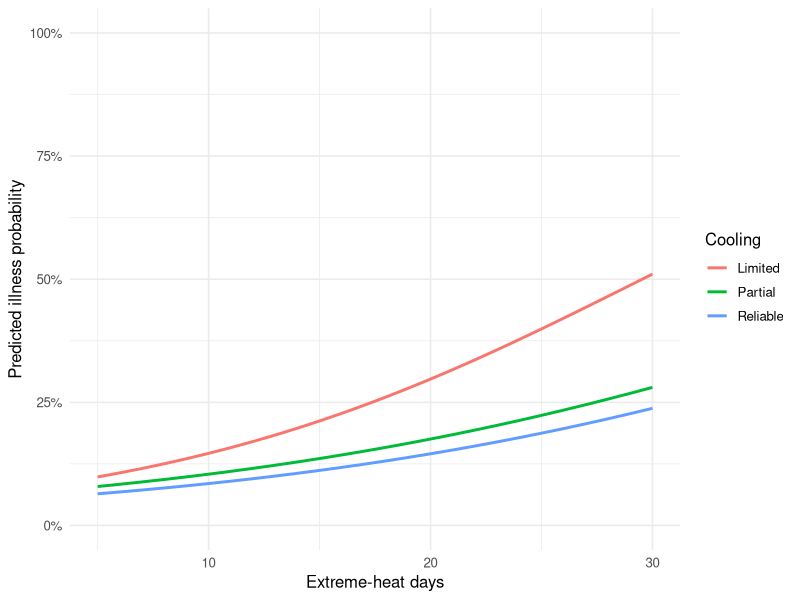
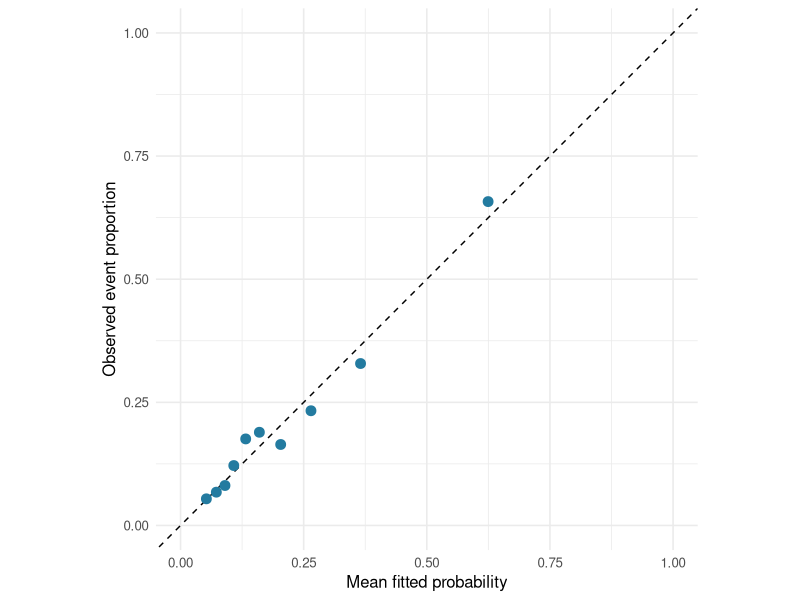
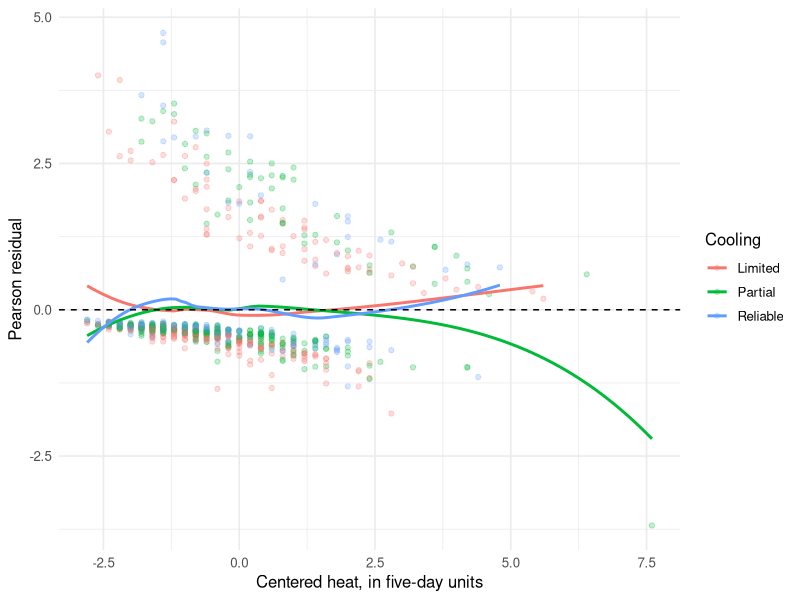
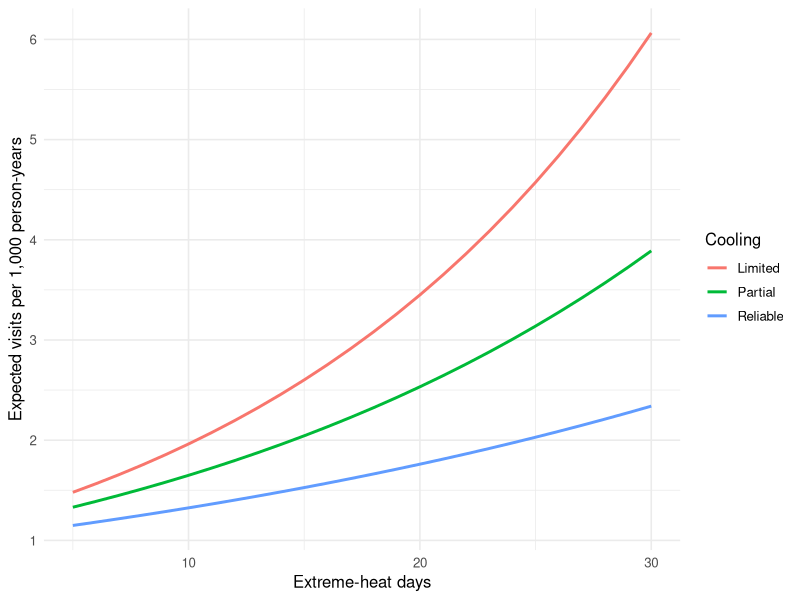
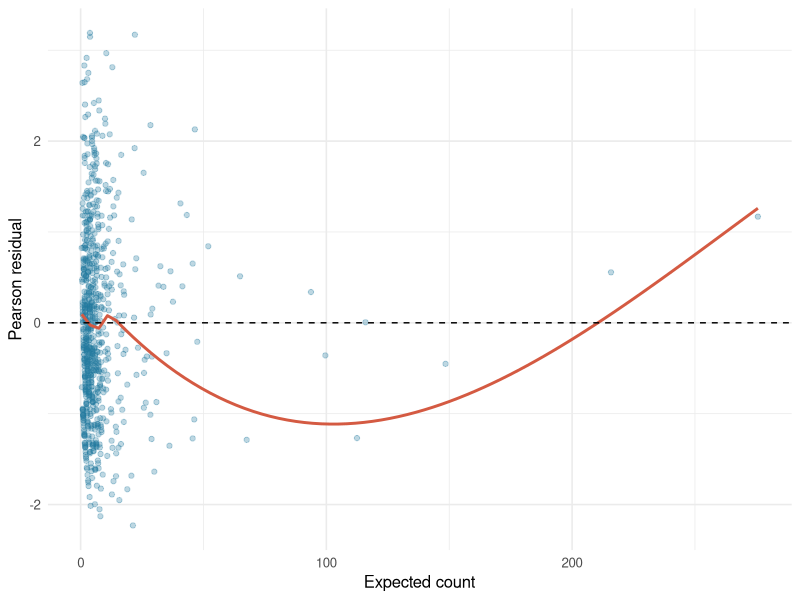
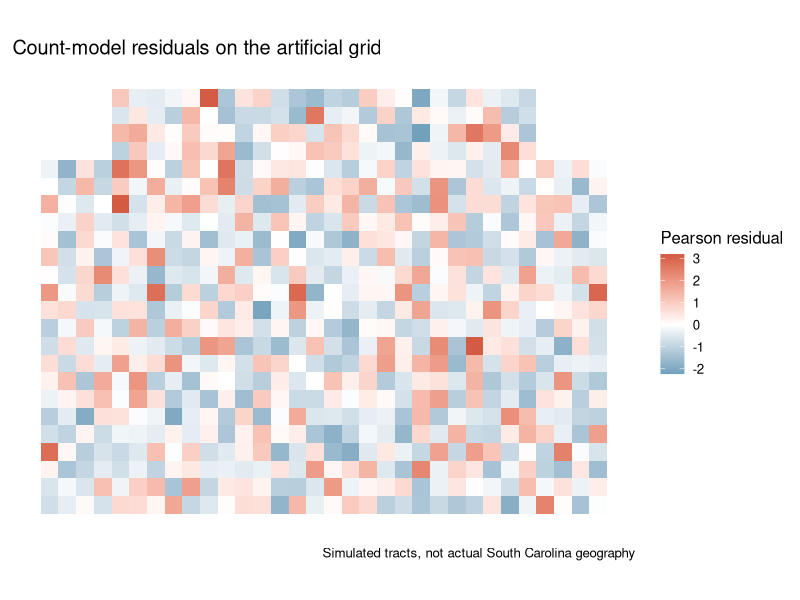

These figures' R source, in order:
# GEOG 531. Read the Quarto source for explanations and assumptions.
# Optional installation, export and spatial chunks are wrapped in if (FALSE).
params <- list(run_spatial = FALSE)


# install-glm-packages
if (FALSE) {
install.packages(c("tidyverse", "broom", "knitr", "rmarkdown"))
# MASS is a recommended R package and is usually already installed.
# If it is missing, install a version compatible with your R installation:
# install.packages("MASS")
}

# glm-setup
needed <- c("tidyverse", "broom", "MASS", "knitr", "rmarkdown")
missing <- needed[!vapply(needed, requireNamespace, logical(1), quietly = TRUE)]
if (length(missing) > 0) stop("Install these packages first: ", paste(missing, collapse = ", "))
if (getRversion() < "4.1.0") stop("Use R 4.1 or newer.")

library(tidyverse)
library(broom)
theme_set(theme_minimal(base_size = 12))
options(dplyr.summarise.inform = FALSE,
        contrasts = c("contr.treatment", "contr.poly"))

# glm-simulation
simulate_sc <- function(seed = 5312025) {
  # Park–Miller uniforms, with exactly representable integer arithmetic.
  state <- as.double(seed)
  stopifnot(state > 0, state < 2147483647, state == floor(state))
  next_u <- function(n) {
    out <- numeric(n)
    for (j in seq_len(n)) {
      state <<- (16807 * state) %% 2147483647
      out[j] <- state / 2147483647
    }
    out
  }
  next_z <- function(n) qnorm(next_u(n))
  clamp <- function(x, lower, upper) pmin(upper, pmax(lower, x))

  # 46 artificial county blocks, each containing 16 artificial tracts.
  counties <- expand_grid(county_y = 1:6, county_x = 1:8) |>
    filter(!(county_y == 6 & county_x %in% c(1, 8))) |>
    mutate(county_number = row_number(),
           county_id = str_c("SCsim_", str_pad(county_number, 2, pad = "0")),
           hidden_context = next_z(n()))

  grid <- crossing(county_number = 1:46, local_y = 0:3, local_x = 0:3) |>
    left_join(counties, by = "county_number") |>
    arrange(county_number, local_y, local_x) |>
    mutate(x = (county_x - 1) * 4 + local_x + 1,
           y = (county_y - 1) * 4 + local_y + 1)

  n <- nrow(grid)
  east <- (grid$x - mean(grid$x)) / sd(grid$x)
  context <- grid$hidden_context
  poverty <- clamp(18 + 2 * context + 7 * next_z(n) + 3 * east, 4, 40)
  impervious <- clamp(40 + 4 * context + 14 * next_z(n) + 8 * east, 5, 90)
  imp <- (impervious - 40) / 10
  heat_rate <- exp(2.1 + .018 * poverty + .13 * imp + .28 * context + .12 * east)
  heat <- as.integer(qpois(next_u(n), lambda = heat_rate))
  hardship <- 2 * poverty + .4 * next_z(n)

  # Rook adjacency: share a side on the artificial grid.
  A <- 1 * ((abs(outer(grid$x, grid$x, "-")) +
               abs(outer(grid$y, grid$y, "-"))) == 1)
  stopifnot(all(rowSums(A) > 0))
  W <- A / rowSums(A)
  rho <- .70
  spatial_filter <- diag(n) - rho * W
  sigma <- .25 + .035 * heat + .015 * poverty
  z_m <- next_z(n)
  z_y <- next_z(n)
  components <- solve(spatial_filter, cbind(.35 * z_m, sigma * z_y))
  disruption <- .20 * heat + .02 * poverty + .15 * imp + components[, 1]

  # Total heat effect: .10 directly + (.20 * .40) through disruption = .18.
  mu_total <- 3 + .18 * heat + .048 * poverty + .31 * imp +
    .20 * imp^2 + .65 * context
  health <- 3 + .10 * heat + .40 * disruption + .04 * poverty +
    .25 * imp + .20 * imp^2 + .65 * context + components[, 2]

  dat <- tibble(
    tract_id = str_c("T", str_pad(seq_len(n), 4, pad = "0")),
    county_id = factor(grid$county_id), year = 2025L,
    x = grid$x, y = grid$y, heat_days = heat,
    poor_health_days = health, poverty_pct = poverty,
    hardship_index = hardship, impervious_pct = impervious,
    impervious_c10 = imp, disruption_index = disruption
  )
  audit <- tibble(
    tract_id = dat$tract_id[371],
    verified_poor_health_days = dat$poor_health_days[371],
    audit_note = "Source entry check: added 35 days during data entry."
  )
  dat$poor_health_days[371] <- dat$poor_health_days[371] + 35
  dimnames(W) <- list(dat$tract_id, dat$tract_id)

  list(data = dat, audit = audit, W = W,
       truth = list(total_effect = .18, direct_effect = .10,
                    indirect_effect = .08, rho = rho, mu_total = mu_total,
                    hidden_context = context, innovation_sd = sigma))
}


add_modifier_data <- function(data, seed = 531917) {
  state <- as.double(seed)
  next_u <- function(n) {
    out <- numeric(n)
    for (j in seq_len(n)) {
      state <<- (16807 * state) %% 2147483647
      out[j] <- state / 2147483647
    }
    out
  }
  n <- nrow(data)
  u <- next_u(n)
  cooling <- case_when(u < .40 ~ "Limited", u < .75 ~ "Partial", TRUE ~ "Reliable")
  housing <- if_else(next_u(n) < plogis(-.5 + .035 * (data$poverty_pct - 20)),
                     "Vulnerable", "Standard")
  program <- if_else(next_u(n) < .50, "Yes", "No")
  h <- (data$heat_days - 15) / 5
  p <- (data$poverty_pct - 20) / 10
  part <- as.numeric(cooling == "Partial")
  reliable <- as.numeric(cooling == "Reliable")
  vulnerable <- as.numeric(housing == "Vulnerable")
  yes <- as.numeric(program == "Yes")

  modifier_contribution <- -.40 * part - .80 * reliable + .45 * vulnerable -
    .25 * yes + .25 * h * p - .20 * h * part - .45 * h * reliable -
    .65 * yes * vulnerable

  data |>
    mutate(heat5 = h, poverty10 = p,
           impervious_c10_sq = impervious_c10^2,
           cooling_access = factor(cooling, levels = c("Limited", "Partial", "Reliable")),
           housing_profile = factor(housing, levels = c("Standard", "Vulnerable")),
           warning_program = factor(program, levels = c("No", "Yes")),
           poor_health_days_modified = poor_health_days + modifier_contribution)
}

add_glm_outcomes <- function(data, seed = 5311125) {
  state <- as.double(seed)
  next_u <- function(n) {
    out <- numeric(n)
    for (j in seq_len(n)) {
      state <<- (16807 * state) %% 2147483647
      out[j] <- state / 2147483647
    }
    out
  }
  n <- nrow(data)
  h <- data$heat5
  p <- data$poverty10
  i <- data$impervious_c10
  part <- as.numeric(data$cooling_access == "Partial")
  reliable <- as.numeric(data$cooling_access == "Reliable")
  vulnerable <- as.numeric(data$housing_profile == "Vulnerable")
  yes <- as.numeric(data$warning_program == "Yes")

  eta <- -1.25 + .40 * h + .35 * p + .18 * i + .10 * i^2 -
    .35 * part - .75 * reliable + .40 * vulnerable - .25 * yes -
    .10 * h * part - .22 * h * reliable
  probability <- plogis(eta)
  illness <- as.integer(qbinom(next_u(n), size = 1, prob = probability))
  population <- as.integer(floor(600 + 3400 * next_u(n)))
  log_rate <- -6 + .28 * h + .30 * p + .15 * i + .08 * i^2 -
    .20 * part - .45 * reliable + .35 * vulnerable - .25 * yes -
    .08 * h * part - .16 * h * reliable
  mu <- population * exp(log_rate)
  visits <- as.integer(qpois(next_u(n), lambda = mu))
  theta <- 1.5
  visits_extra <- as.integer(qnbinom(next_u(n), size = theta, mu = mu))

  list(data = data |>
         mutate(resident_heat_illness = illness, population_2025 = population,
                person_years = population, heat_visits = visits,
                heat_visits_extra = visits_extra),
       truth = list(probability = probability, expected_visits = mu,
                    nb_theta = theta, outcomes_conditionally_independent = TRUE))
}

sim <- simulate_sc()
base_data <- sim$data |>
  left_join(sim$audit, by = "tract_id") |>
  mutate(poor_health_days = coalesce(verified_poor_health_days, poor_health_days)) |>
  select(-verified_poor_health_days, -audit_note) |>
  add_modifier_data()

glm_sim <- add_glm_outcomes(base_data)
gdat <- glm_sim$data
glm_truth <- glm_sim$truth

# binary-audit
gdat |> count(resident_heat_illness) |> mutate(proportion = n / sum(n))

gdat |>
  group_by(cooling_access, housing_profile) |>
  summarise(n = n(), events = sum(resident_heat_illness),
            non_events = sum(resident_heat_illness == 0), .groups = "drop")

# additive-logistic
logit_add <- glm(
  resident_heat_illness ~ heat5 + poverty10 + impervious_c10 + impervious_c10_sq +
    cooling_access + housing_profile + warning_program,
  family = binomial(link = "logit"), data = gdat
)

tidy(logit_add, conf.int = TRUE, exponentiate = TRUE) |>
  select(term, estimate, conf.low, conf.high)

# logistic-interaction
logit_model <- glm(
  resident_heat_illness ~ heat5 * cooling_access + poverty10 +
    impervious_c10 + impervious_c10_sq + housing_profile + warning_program,
  family = binomial(link = "logit"), data = gdat
)

tidy(logit_model, conf.int = TRUE, exponentiate = TRUE) |>
  select(term, estimate, conf.low, conf.high)

# glm-profile-helper
make_glm_profiles <- function(heat_days = 15, cooling_access = "Limited",
                              poverty_pct = 20, housing_profile = "Standard",
                              warning_program = "No", person_years = 1000) {
  crossing(heat_days = heat_days, cooling_access = cooling_access,
           poverty_pct = poverty_pct, housing_profile = housing_profile,
           warning_program = warning_program, person_years = person_years) |>
    mutate(heat5 = (heat_days - 15) / 5, poverty10 = (poverty_pct - 20) / 10,
           impervious_c10 = 0, impervious_c10_sq = 0,
           cooling_access = factor(cooling_access, levels = levels(gdat$cooling_access)),
           housing_profile = factor(housing_profile, levels = levels(gdat$housing_profile)),
           warning_program = factor(warning_program, levels = levels(gdat$warning_program)))
}

# logistic-predictions
probability_grid <- make_glm_profiles(heat_days = 5:30,
                                      cooling_access = levels(gdat$cooling_access))

probability_predictions <- augment(logit_model, newdata = probability_grid,
                                    type.predict = "response")

probability_predictions |>
  ggplot(aes(heat_days, .fitted, color = cooling_access)) +
  geom_line(linewidth = 1) +
  scale_y_continuous(labels = scales::label_percent(), limits = c(0, 1)) +
  labs(x = "Extreme-heat days", y = "Predicted illness probability", color = "Cooling")

# probability-contrasts
augment(logit_model,
        newdata = make_glm_profiles(heat_days = c(10, 15),
                                    cooling_access = levels(gdat$cooling_access)),
        type.predict = "response") |>
  select(cooling_access, heat_days, .fitted) |>
  pivot_wider(names_from = heat_days, values_from = .fitted, names_prefix = "heat_") |>
  mutate(probability_difference_pp = 100 * (heat_15 - heat_10))

# group-specific-odds-ratios
augment(logit_model,
        newdata = make_glm_profiles(heat_days = c(10, 15),
                                    cooling_access = levels(gdat$cooling_access)),
        type.predict = "link") |>
  select(cooling_access, heat_days, .fitted) |>
  pivot_wider(names_from = heat_days, values_from = .fitted, names_prefix = "heat_") |>
  transmute(cooling_access, OR_per_5_heat_days = exp(heat_15 - heat_10))

# logistic-convergence
tibble(converged = purrr::pluck(logit_model, "converged"))

tidy(logit_model) |>
  arrange(desc(std.error)) |>
  select(term, estimate, std.error) |>
  slice_head(n = 5)

# logistic-calibration
logit_diagnostics <- augment(logit_model, data = gdat,
                             type.predict = "response", type.residuals = "pearson")

calibration <- logit_diagnostics |>
  mutate(bin = ntile(.fitted, 10)) |>
  group_by(bin) |>
  summarise(n = n(), predicted = mean(.fitted), observed = mean(resident_heat_illness))

calibration

calibration |>
  ggplot(aes(predicted, observed)) +
  geom_abline(intercept = 0, slope = 1, linetype = "dashed") +
  geom_point(size = 3, color = "#237ba0") +
  coord_equal(xlim = c(0, 1), ylim = c(0, 1)) +
  labs(x = "Mean fitted probability", y = "Observed event proportion")

# logistic-residual-shape
logit_diagnostics |>
  ggplot(aes(heat5, .resid, color = cooling_access)) +
  geom_point(alpha = .25) +
  geom_smooth(method = "loess", se = FALSE) +
  geom_hline(yintercept = 0, linetype = "dashed") +
  labs(x = "Centered heat, in five-day units", y = "Pearson residual", color = "Cooling")

logit_diagnostics |>
  select(tract_id, cooling_access, resident_heat_illness, .fitted, .hat, .cooksd) |>
  slice_max(.cooksd, n = 5, with_ties = FALSE)

# logistic-fit-summary
logit_diagnostics |>
  summarise(Brier_score = mean((resident_heat_illness - .fitted)^2),
            intercept_only_Brier = mean((resident_heat_illness - mean(resident_heat_illness))^2))

bind_rows(glance(logit_add) |> mutate(model = "Additive"),
          glance(logit_model) |> mutate(model = "Heat × cooling")) |>
  select(model, nobs, AIC, deviance)

# count-audit
gdat |>
  summarise(tracts = n(), total_visits = sum(heat_visits),
            zero_count_tracts = sum(heat_visits == 0),
            minimum_person_years = min(person_years), maximum_person_years = max(person_years),
            valid_counts = all(heat_visits >= 0 & heat_visits %% 1 == 0),
            positive_exposure = all(person_years > 0))

# poisson-model
poisson_model <- glm(
  heat_visits ~ heat5 * cooling_access + poverty10 +
    impervious_c10 + impervious_c10_sq + housing_profile + warning_program +
    offset(log(person_years)),
  family = poisson(link = "log"), data = gdat
)

tidy(poisson_model, conf.int = TRUE, exponentiate = TRUE) |>
  select(term, estimate, conf.low, conf.high)

# count-predictions
count_profiles <- make_glm_profiles(
  heat_days = c(10, 20), cooling_access = levels(gdat$cooling_access),
  person_years = c(1000, 2000)
)

augment(poisson_model, newdata = count_profiles, type.predict = "response") |>
  transmute(heat_days, cooling_access, person_years, expected_visits = .fitted,
            rate_per_1000_person_years = 1000 * .fitted / person_years)

# count-rate-plot
augment(poisson_model,
        newdata = make_glm_profiles(heat_days = 5:30,
                                    cooling_access = levels(gdat$cooling_access),
                                    person_years = 1000),
        type.predict = "response") |>
  ggplot(aes(heat_days, .fitted, color = cooling_access)) +
  geom_line(linewidth = 1) +
  labs(x = "Extreme-heat days", y = "Expected visits per 1,000 person-years", color = "Cooling")

# group-specific-rate-ratios
augment(poisson_model,
        newdata = make_glm_profiles(heat_days = c(10, 15),
                                    cooling_access = levels(gdat$cooling_access),
                                    person_years = 1000),
        type.predict = "link") |>
  select(cooling_access, heat_days, .fitted) |>
  pivot_wider(names_from = heat_days, values_from = .fitted, names_prefix = "heat_") |>
  transmute(cooling_access, IRR_per_5_heat_days = exp(heat_15 - heat_10))

# poisson-dispersion
poisson_diagnostics <- augment(poisson_model, data = gdat,
                               type.predict = "response", type.residuals = "pearson")

poisson_diagnostics |>
  summarise(Pearson_ratio = sum(.resid^2) / df.residual(poisson_model),
            observed_zero_fraction = mean(heat_visits == 0),
            predicted_zero_fraction = mean(dpois(0, lambda = .fitted)))

poisson_diagnostics |>
  ggplot(aes(.fitted, .resid)) +
  geom_point(alpha = .3, color = "#237ba0") +
  geom_smooth(method = "loess", se = FALSE, color = "#d45a42") +
  geom_hline(yintercept = 0, linetype = "dashed") +
  labs(x = "Expected count", y = "Pearson residual")

# poisson-influence
poisson_diagnostics |>
  select(tract_id, heat_visits, person_years, .fitted, .resid, .hat, .cooksd) |>
  slice_max(.cooksd, n = 5, with_ties = FALSE)

# overdispersed-poisson
poisson_extra <- glm(
  heat_visits_extra ~ heat5 * cooling_access + poverty10 +
    impervious_c10 + impervious_c10_sq + housing_profile + warning_program +
    offset(log(person_years)),
  family = poisson(link = "log"), data = gdat
)

extra_diagnostics <- augment(poisson_extra, data = gdat,
                             type.predict = "response", type.residuals = "pearson")

extra_diagnostics |>
  summarise(Pearson_ratio = sum(.resid^2) / df.residual(poisson_extra),
            observed_zero_fraction = mean(heat_visits_extra == 0),
            predicted_zero_fraction = mean(dpois(0, lambda = .fitted)))

# quasi-poisson
quasi_model <- glm(formula(poisson_extra), family = quasipoisson(link = "log"), data = gdat)

bind_rows(tidy(poisson_extra) |> mutate(model = "Poisson"),
          tidy(quasi_model) |> mutate(model = "Quasi-Poisson")) |>
  filter(term %in% c("heat5", "heat5:cooling_accessReliable")) |>
  select(model, term, estimate, std.error)

# negative-binomial
nb_model <- MASS::glm.nb(formula(poisson_extra), data = gdat)

tidy(nb_model, conf.int = TRUE, exponentiate = TRUE) |>
  select(term, estimate, conf.low, conf.high)

tibble(model = c("Poisson for extra outcome", "Negative binomial for extra outcome"),
       AIC = c(AIC(poisson_extra), AIC(nb_model)))

# nb-diagnostics
nb_expected <- predict(nb_model, type = "response")

tibble(theta = nb_model$theta,
       Pearson_ratio = sum(residuals(nb_model, type = "pearson")^2) / df.residual(nb_model),
       observed_zero_fraction = mean(gdat$heat_visits_extra == 0),
       predicted_zero_fraction = mean(dnbinom(0, mu = nb_expected, size = nb_model$theta)))

# glm-residual-map
poisson_diagnostics |>
  ggplot(aes(x, y, fill = .resid)) +
  geom_tile() + coord_equal() +
  scale_fill_gradient2(low = "#237ba0", mid = "white", high = "#d45a42", midpoint = 0) +
  labs(x = NULL, y = NULL, fill = "Pearson residual",
       title = "Count-model residuals on the artificial grid",
       caption = "Simulated tracts, not actual South Carolina geography") +
  theme(axis.text = element_blank(), panel.grid = element_blank())
